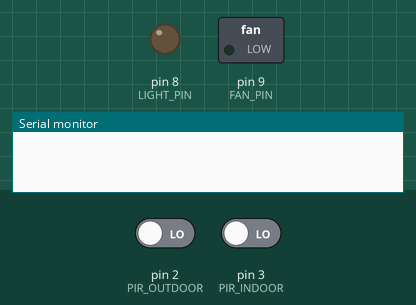
Recording of a sketch running on a simulated Arduino Uno, built with avr-gcc and run on an emulated ATmega328P. On the bench: switched loads named in the sketch (green lamp = pin HIGH), output pins drawn as LEDs (lit = HIGH), the last lines printed to the serial monitor. The inputs (shaded band) are chosen by the test bench; at power-on: pin 2 (PIR_OUTDOOR) LOW, pin 3 (PIR_INDOOR) LOW.

Above: at 1.2 s.
1.3 s: pin 2 (PIR_OUTDOOR) driven HIGH and pin 3 (PIR_INDOOR) driven HIGH
At 2.1 s:
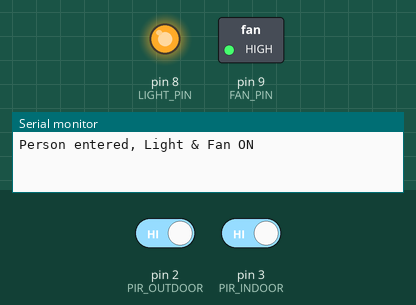
Timing chart, 0 to 4.3 s (numbered marks = the images above; inputs shaded):
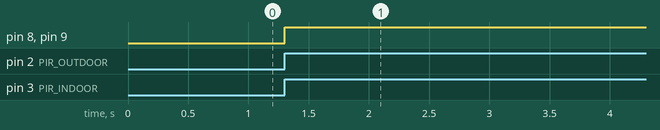

Measured:
- after the input at 1.3 s, pin 8 (LIGHT_PIN), pin 9 (FAN_PIN): LOW → HIGH at once

The sketch:

occupancy_detection_code.ino
```cpp
// Pin configuration
const int PIR_OUTDOOR = 2;
const int PIR_INDOOR = 3;
const int LIGHT_PIN = 8;
const int FAN_PIN = 9;

// State
bool roomOccupied = false;
unsigned long lastExitTime = 0;
const unsigned long cooldownTime = 30000;

// Flags for detecting sequence
bool outdoorTriggered = false;
bool indoorTriggered = false;
unsigned long triggerTime = 0;
const unsigned long triggerWindow = 3000;

void setup() {
  pinMode(PIR_OUTDOOR, INPUT);
  pinMode(PIR_INDOOR, INPUT);
  pinMode(LIGHT_PIN, OUTPUT);
  pinMode(FAN_PIN, OUTPUT);
  Serial.begin(9600);
}

void loop() {
  int outdoorMotion = digitalRead(PIR_OUTDOOR);
  int indoorMotion = digitalRead(PIR_INDOOR);
  unsigned long currentTime = millis();

  // ENTRY detection: Outdoor PIR triggers first, then Indoor
  if (outdoorMotion == HIGH && !roomOccupied) {
    outdoorTriggered = true;
    triggerTime = currentTime;
  }
  if (outdoorTriggered && indoorMotion == HIGH && (currentTime - triggerTime <= triggerWindow)) {
    roomOccupied = true;
    digitalWrite(LIGHT_PIN, HIGH);
    digitalWrite(FAN_PIN, HIGH);
    Serial.println("Person entered, Light & Fan ON");
    outdoorTriggered = false;
    delay(1000);
  }

  // EXIT detection: Indoor PIR triggers first, then Outdoor
  if (indoorMotion == HIGH && roomOccupied) {
    indoorTriggered = true;
    triggerTime = currentTime;
  }
  if (indoorTriggered && outdoorMotion == HIGH && (currentTime - triggerTime <= triggerWindow)) {
    lastExitTime = currentTime;
    Serial.println("Person exited, Starting cooldown");
    indoorTriggered = false;
    delay(1000);
  }

  // Cooldown logic: Turn off after 30 sec if no one returns
  if (roomOccupied && (currentTime - lastExitTime >= cooldownTime) && lastExitTime != 0) {
    roomOccupied = false;
    digitalWrite(LIGHT_PIN, LOW);
    digitalWrite(FAN_PIN, LOW);
    Serial.println("Room now empty, Light & Fan OFF");
    lastExitTime = 0;
  }
}
```
